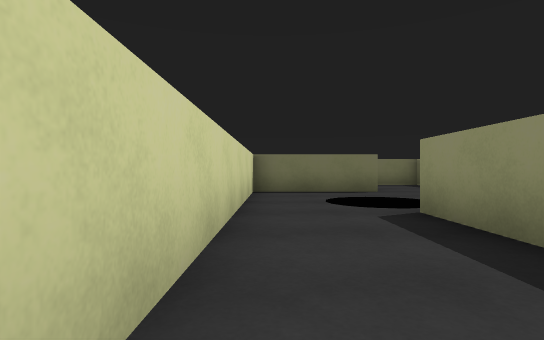
view 1 (above)

17 first-person views from a walk through a 3-D level made in the Unity game engine. The camera is 0.58 m above the floor, looks level and sees 80° across. The floor is counted in squares, 1 m on a side. Each view is taken from the middle of a square. On the plan, view 1 faces up. The plan holds only what a view shows up to about 9 squares ahead; the rest is blank. The player character is not drawn.

view 2
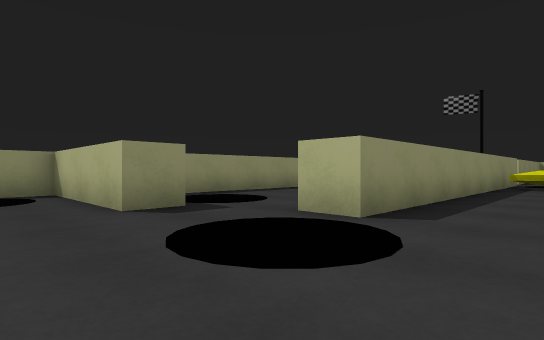

view 3
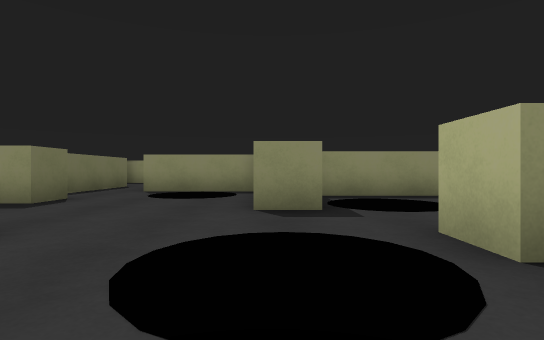

view 4
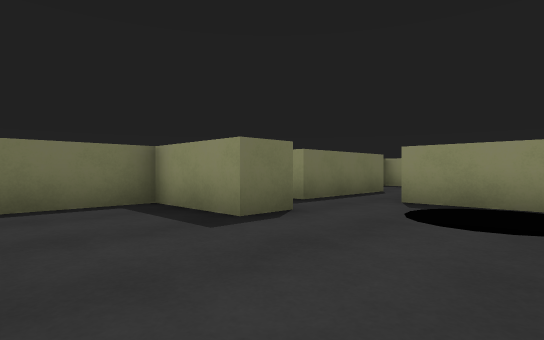

view 5
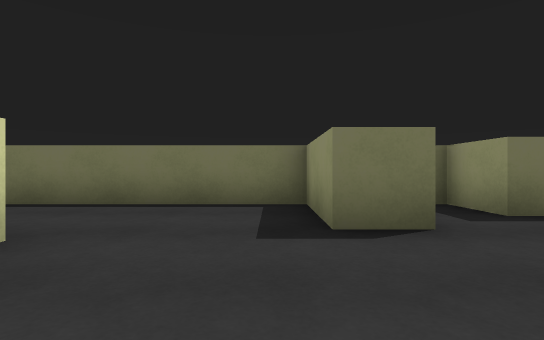

view 6
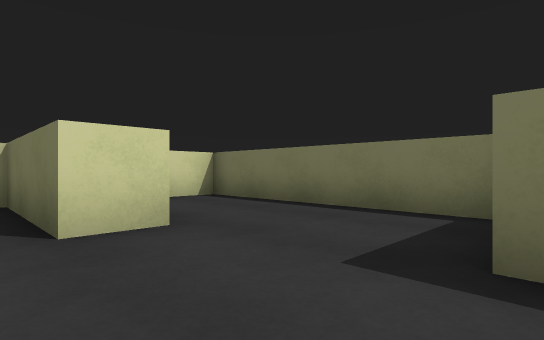

view 7
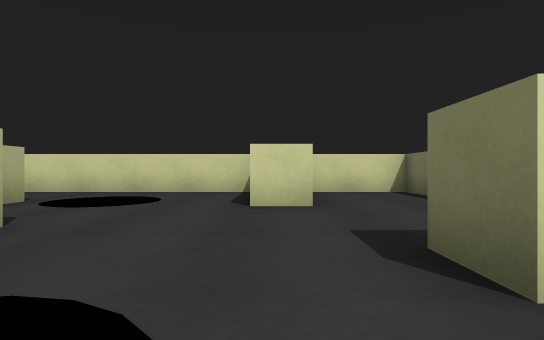

view 8
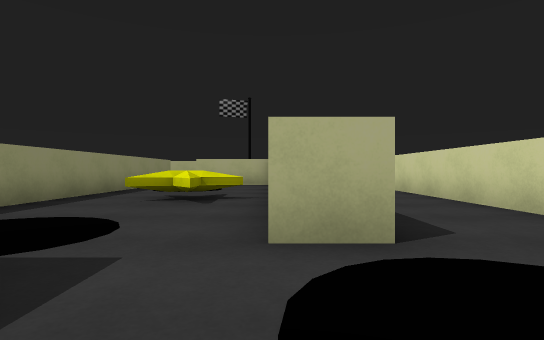

view 9
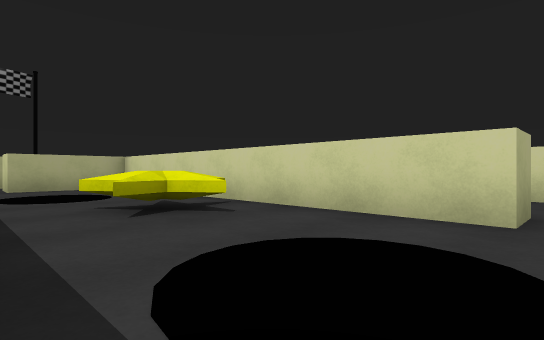

view 10
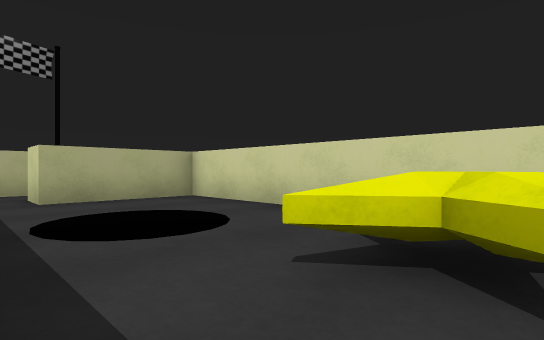

view 11
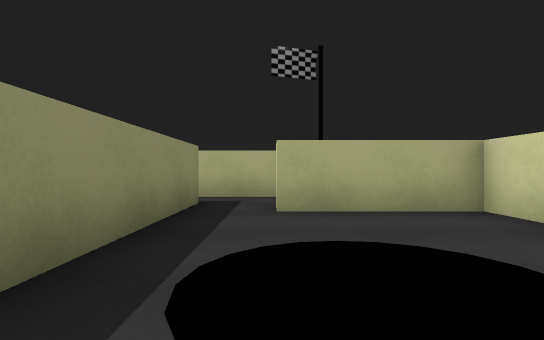

view 12
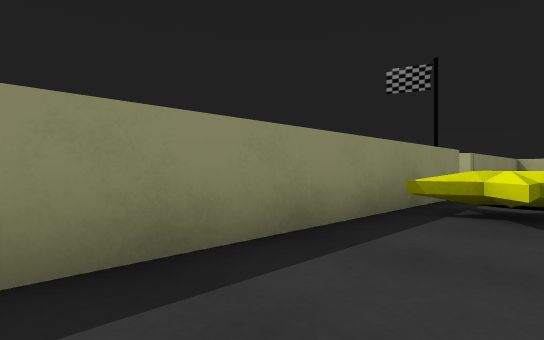

view 13
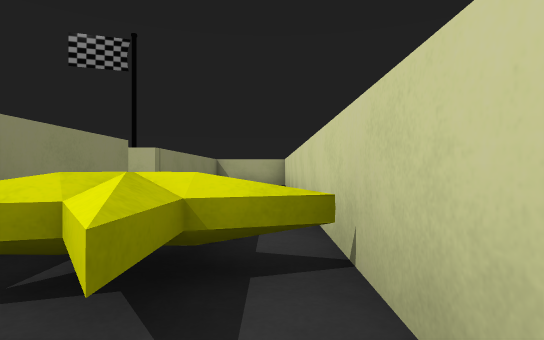

view 14
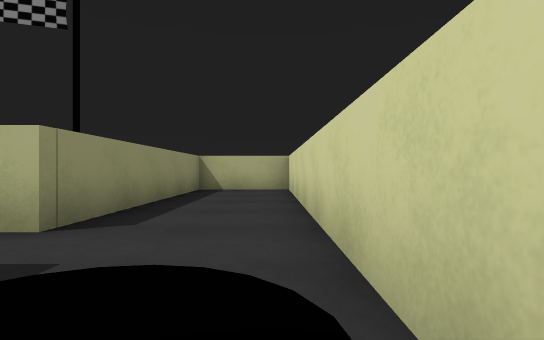

view 15
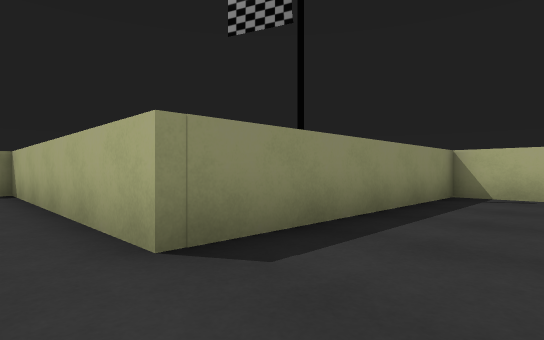

view 16
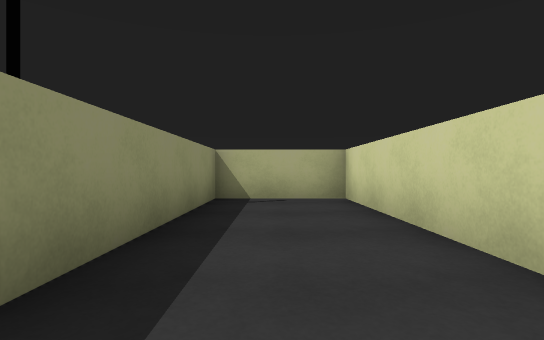

view 17
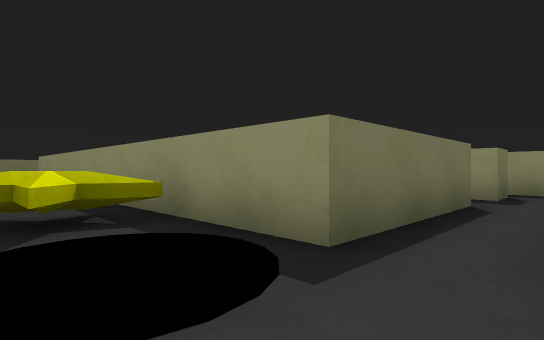

### Floor plan
Key: @ floor where view 1 was taken; # wall or solid block; . floor; S star; O other object.
Columns run from 1 left of view 1 to 11 right of it. Each row starts with its distance up from view 1.
 13 ##########
 12 #......#.#
 11 #......#.####
 10 #............
  9 ####......#
  8 #.......OO#
  7 #..O....OO#
  6 #.O O.#####
  5 #..O..OO.#
  4 #..##.OO.#
  3 #..##....#
  2 #..##....#
  1 #..##....#
  0 #@.##.S..#
 -1 #..##....#
 -2 #..##.OO.#
 -3 #..##.OO.#
 -4 #S.##....#
 -5 #.O##....#
 -6 #OO####..##
 -7 #.O.......#
 -8 #..########
 -9 #..#
-10 #..#
-11 #..#
-12 #..#
-13 #..#
-14 #..#
-15 ####

Positions as (right, up) in squares from view 1, and headings:
1: (0, 0), facing up
2: (0, 8), facing down-right
3: (0, 6), facing right
4: (3, 7), facing up-right
5: (5, 7), facing up
6: (6, 8), facing up-left
7: (8, 9), facing left
8: (3, 7), facing down
9: (7, 5), facing down-left
10: (7, 1), facing down-left
11: (6, -1), facing down
12: (0, 1), facing down-right
13: (0, -2), facing down
14: (0, -5), facing down
15: (0, -7), facing down-right
16: (1, -8), facing down
17: (0, -8), facing up-right
